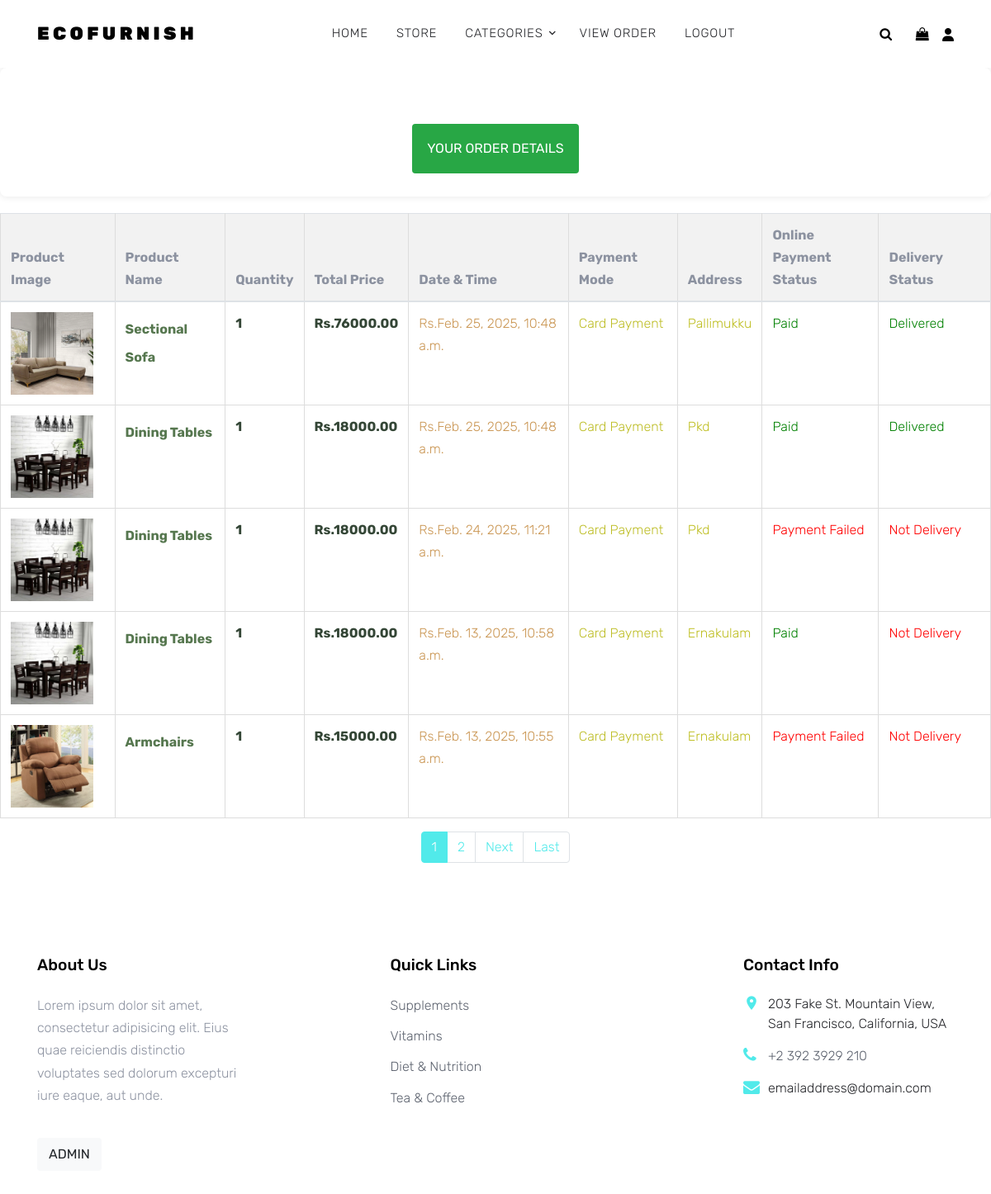
/Cart/order_view/ (signed in), run on the app's committed database.
### Cart/models.py (models this page shows, shortened)
class ProductOrder(models.Model):
    order = models.ForeignKey(Order, on_delete=models.CASCADE)
    product = models.ForeignKey(Furniture, on_delete=models.PROTECT)
    quantity = models.IntegerField()
    delivery_status = models.BooleanField(default=False)
    product_total = models.DecimalField(max_digits=8, decimal_places=2, default=0.00)

class Order(models.Model):
    COD = 1
    Card = 2
    choices = (
        (1, 'Cash On Delivery'),
        (2, 'Card Payment')
    )
    user = models.ForeignKey(CustomerDetails, on_delete=models.CASCADE)
    cart_id = models.ForeignKey(Cart, on_delete=models.CASCADE)
    address = models.TextField(max_length=300, default='my_address')
    postal_zip = models.IntegerField()
    delivery_status = models.BooleanField(default=False)
    date_time = models.DateTimeField(auto_now=True)
    amount = models.DecimalField(max_digits=8, decimal_places=2, default=0.00)
    quantity = models.IntegerField(default=0)
    payment_status = models.BooleanField(default=False)
    payment_type = models.IntegerField(choices=choices)

### Store/models.py (models this page shows, shortened)
class Furniture(models.Model):
    product = models.CharField(max_length=50, unique=True)
    description = models.TextField(max_length=1000, blank=True)
    category = models.ForeignKey(Categories, on_delete=models.PROTECT)
    price = models.DecimalField(max_digits=20, decimal_places=2)
    image = models.ImageField(upload_to='Furniture')
    stock = models.IntegerField()

### Cart/views.py (the view)
# urls.py: path('order_view/', Order_View, name='order_view'),
@login_required(login_url='Customer:login')
def Order_View(request):
    cod_order = Order.objects.filter(user=request.user.id)
    order_products = ProductOrder.objects.filter(order__in=cod_order).order_by('-order__date_time')
    paginator = Paginator(order_products, 5)
    page = request.GET.get('page')
    try:
        order_items = paginator.page(page)
    except EmptyPage:
        order_items = paginator.page(paginator.num_pages)
    except PageNotAnInteger:
        order_items = paginator.page(1)
    return render(request, 'Cart/View_Order.html', {'order_items': order_items})

### Store/context_processors.py (called while the page is built)
def EcoFurnish_Category(request):
    cat = Categories.objects.all()
    return dict(cat=cat)

### Template/Cart/View_Order.html (shortened to what this page needs)
{% extends 'Home/Base.html' %}
{% load static %}
{% block content %}
    <div id="confirmation-container">
        <div class="row mt-5">
            <div class="col-12 text-center">
                <h2 class="btn btn-success px-3 py-3">Your Order Details</h2>
            </div>
        </div>
    </div>
    <table class="table">
        <thead>
            <tr>
                <th>Product Image</th>
                <th>Product Name</th>
                <th>Quantity</th>
                <th>Total Price</th>
                <th>Date & Time</th>
                <th>Payment Mode</th>
                <th>Address</th>
                <th>Online <br> Payment Status</th>
                <th>Delivery Status</th>
            </tr>
        </thead>
        <tbody>
            {% for i in order_items %}
            <tr>
                <td>
                    <a href="#"><img src="{{i.product.image.url}}" alt="image" class="imgs"></a>
                </td>
                <td>
                    <h3><a href="#" class="product-name">{{i.product.product}}</a></h3>
                </td>
                <td>
                    <p class="price">{{i.quantity}}</p>
                </td>
                <td>
                    <p class="price">Rs.{{i.product_total}}</p>
                </td>
                <td>
                    <p style="color:#CA9653;">Rs.{{i.order.date_time}}</p>
                </td>
                <td>
                    <p style="color:#BEBE28;">{{i.order.get_payment_type_display}}</p>
                </td>
                <td>
                    <p style="color:#BEBE20;">{{i.order.address}}</p>
                </td>
                <td>
                    {% if i.order.payment_status %}
                    <p class="paid">Paid</p>
                    {% else %}
                    {% if i.order.payment_type != 1 %}
                    <p class="not-paid">Payment Failed</p>
                    {% endif %}
                    {% endif %}
                </td>
                <td>
                    {% if i.order.delivery_status %}
                    <p class="delivered">Delivered</p>
                    {% else %}
                    <p class="not-delivered">Not Delivery</p>
                    {% endif %}
                </td>
            </tr>
            {% endfor %}
        </tbody>
    </table>
    <div class="pagination justify-content-center">
        {% if order_items.paginator.num_pages > 1 %}
        <ul class="pagination">
            {% for num in order_items.paginator.page_range %}
                <li class="page-item {% if num == order_items.number %}active{% endif %}">
                    <a class="page-link" href="?page={{ num }}">{{ num }}</a>
                </li>
            {% endfor %}
            {% if order_items.has_next %}
                <li class="page-item">
                    <a class="page-link" href="?page={{ order_items.next_page_number }}">Next</a>
                </li>
                <li class="page-item">
                    <a class="page-link" href="?page={{ order_items.paginator.num_pages }}">Last</a>
                </li>
            {% endif %}
        </ul>
        {% endif %}
    </div>
{% endblock %}

### Static/css/style.css (style rules this page uses)
body { line-height: 1.7; color: #8c92a0; font-weight: 300; font-size: 16px; }
a { -webkit-transition: .3s all ease; -o-transition: .3s all ease; transition: .3s all ease; }
.btn { -webkit-transition: .3s all ease-in-out; -o-transition: .3s all ease-in-out; transition: .3s all ease-in-out; text-transform: uppercase; border-width: 2px; }

### Static/css/order_view.css (style rules this page uses)
table { width: 80%; border-collapse: collapse; margin-top: 20px; }
th, td { border: 1px solid #ddd; padding: 6px; text-align: left; }
th { background-color: #f2f2f2; }
.imgs { width: 100px; height: 100px; }
.product-name { color: #56774F; font-size: 16px; font-weight: bold; }
.price { font-weight: bold; color: #344636; }
.paid { color: green; }
.not-paid { color: red; }
.delivered { color: green; }
.not-delivered { color: red; }
#confirmation-container { text-align: center; padding: 20px; box-shadow: 0 0 10px rgba(0, 0, 0, 0.1); background-color: #fff; border-radius: 8px; }

### data on the page
ProductOrder: product.image (picture), product.product "Sectional Sofa", quantity "1", product_total "76000.00", order.date_time "Feb. 25, 2025, 10:48 a.m.", order.payment_type "Card Payment", order.address "Pallimukku", shows "Paid", shows "Delivered"
ProductOrder: product.image (picture), product.product "Dining Tables", quantity "1", product_total "18000.00", order.date_time "Feb. 25, 2025, 10:48 a.m.", order.payment_type "Card Payment", order.address "Pkd", shows "Paid", shows "Delivered"
ProductOrder: product.image (picture), product.product "Dining Tables", quantity "1", product_total "18000.00", order.date_time "Feb. 24, 2025, 11:21 a.m.", order.payment_type "Card Payment", order.address "Pkd", shows "Payment Failed", shows "Not Delivery"
ProductOrder: product.image (picture), product.product "Dining Tables", quantity "1", product_total "18000.00", order.date_time "Feb. 13, 2025, 10:58 a.m.", order.payment_type "Card Payment", order.address "Ernakulam", shows "Paid", shows "Not Delivery"
ProductOrder: product.image (picture), product.product "Armchairs", quantity "1", product_total "15000.00", order.date_time "Feb. 13, 2025, 10:55 a.m.", order.payment_type "Card Payment", order.address "Ernakulam", shows "Payment Failed", shows "Not Delivery"

### other printed values
{{ num }} "1" "2"
